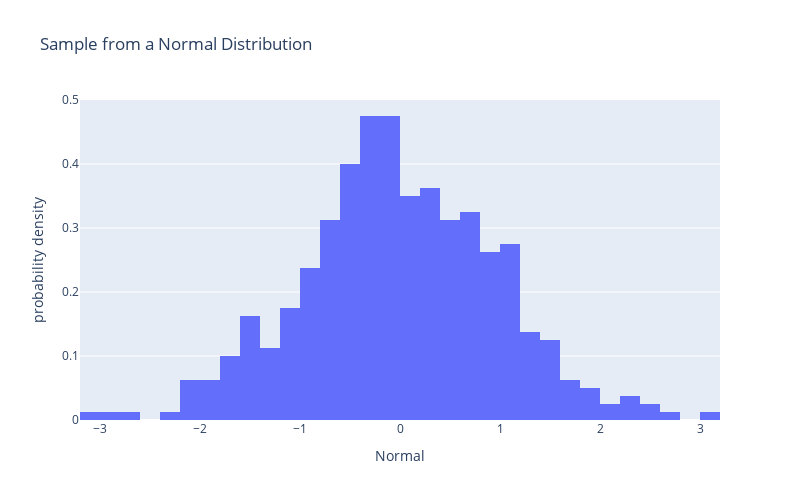

The notebook cell this image was saved under:
### Markdown cell above
4. Change the histogram to **density scale** by setting the input `histnorm` as `'probability density'`

### Code cell
fig = px.histogram(df, x="Normal", 
                   histnorm='probability density',
                   height = 500, width = 800,
                   title='Sample from a Normal Distribution')
fig.show()

### Figure 1 — Plotly figure (JSON) as saved in the notebook; plotly's stock layout.template omitted (floating-point values rounded to 4 significant figures; data arrays with more than 128 entries replaced by an {"elided": "..."} marker saying what was removed)
{"data": [{"alignmentgroup": "True", "bingroup": "x", "histnorm": "probability density", "hovertemplate": "Normal=%{x}<br>probability density=%{y}<extra></extra>", "legendgroup": "", "marker": {"color": "#636efa", "pattern": {"shape": ""}}, "name": "", "offsetgroup": "", "orientation": "v", "showlegend": false, "type": "histogram", "x": {"elided": "400 float values"}, "xaxis": "x", "yaxis": "y"}], "layout": {"barmode": "relative", "height": 500, "legend": {"tracegroupgap": 0}, "title": {"text": "Sample from a Normal Distribution"}, "width": 800, "xaxis": {"anchor": "y", "domain": [0, 1], "title": {"text": "Normal"}}, "yaxis": {"anchor": "x", "domain": [0, 1], "title": {"text": "probability density"}}}}
